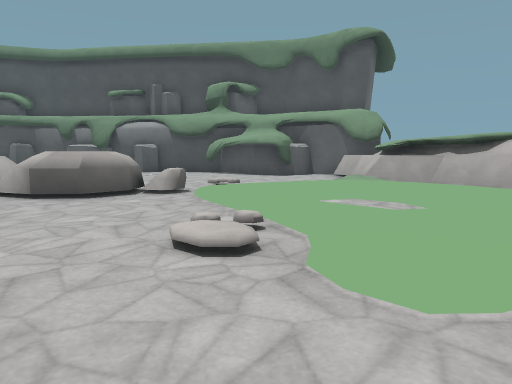
[1] (above)

21 first-person views from a walk through a Godot game level. The camera is 1.4 m above the floor, tilts 6° down and sees 70° across. The floor is counted in squares, 2 m on a side. Each view is taken from the middle of a square. On the plan, view 1 faces up. The plan holds only what a view shows up to about 11 squares ahead; the rest is blank. The place goes on beyond the plan. Characters and animated objects are left out. Some surface patterns are stand-ins.

[2]
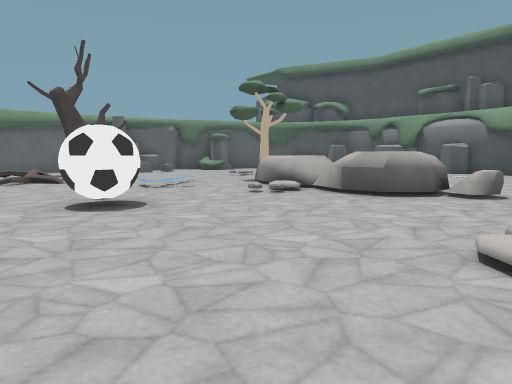

[3]
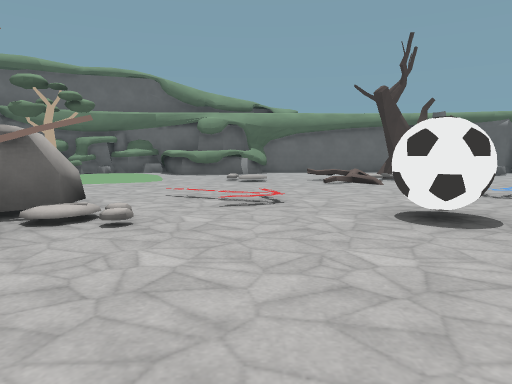

[4]
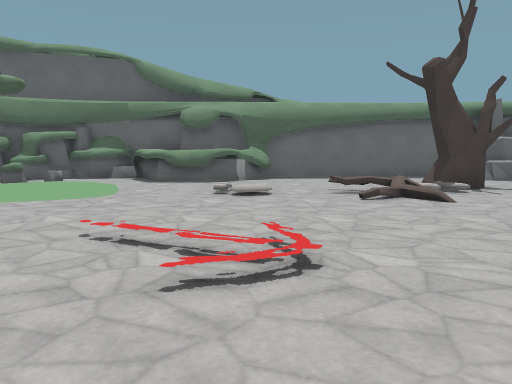

[5]
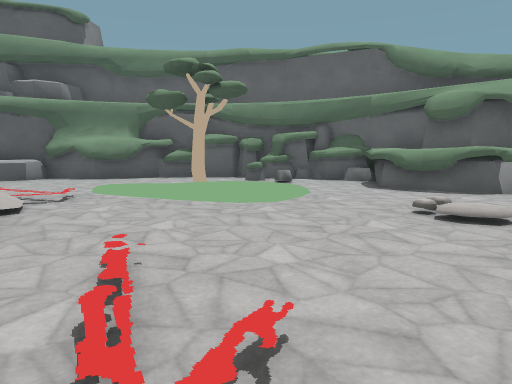

[6]
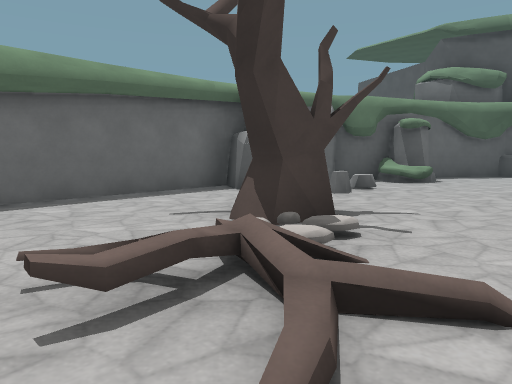

[7]
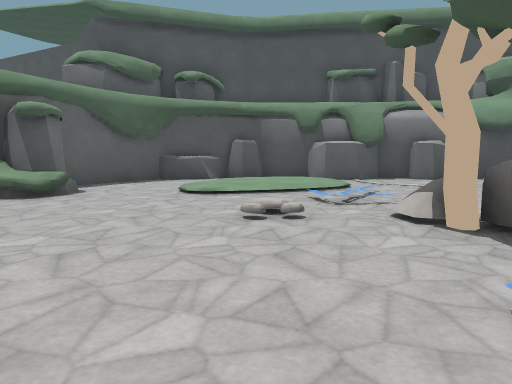

[8]
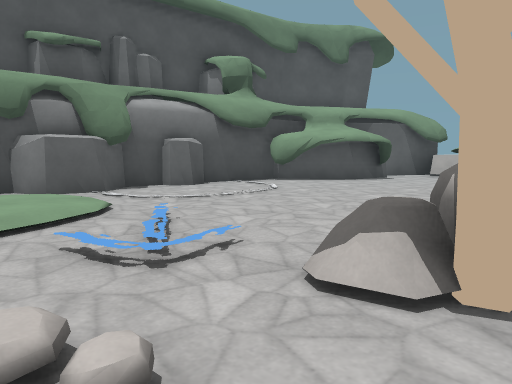

[9]
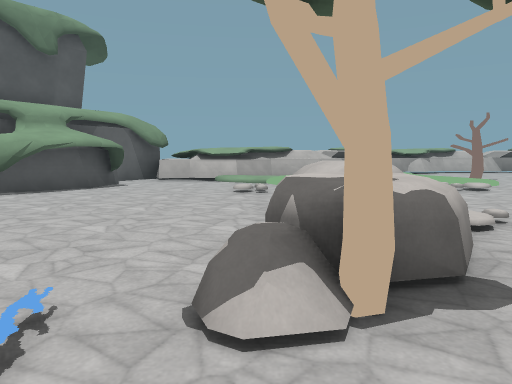

[10]
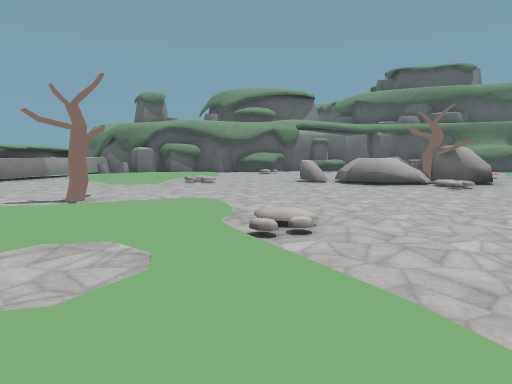

[11]
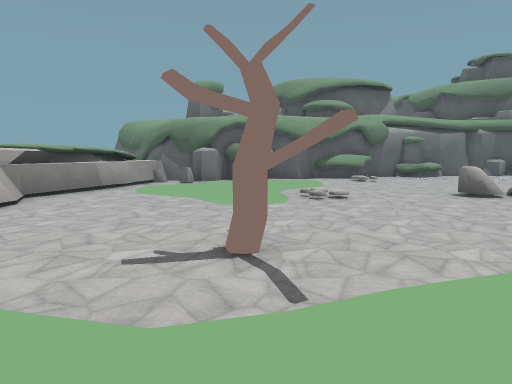

[12]
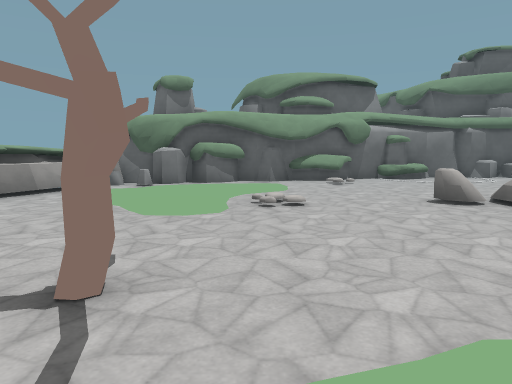

[13]
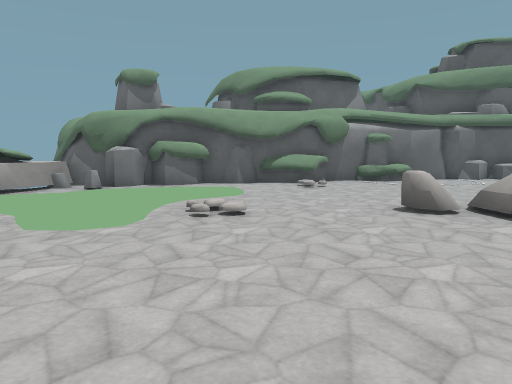

[14]
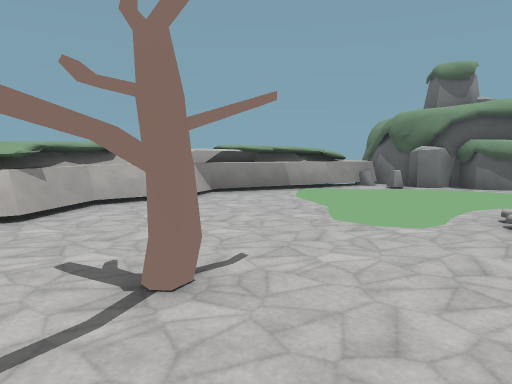

[15]
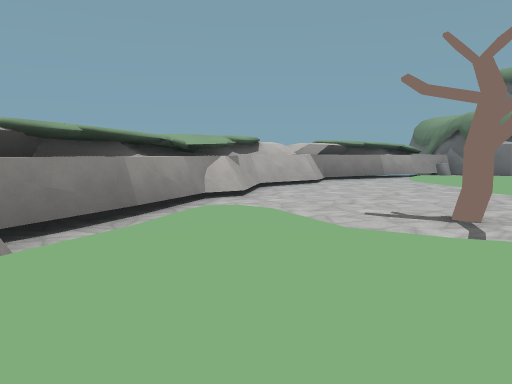

[16]
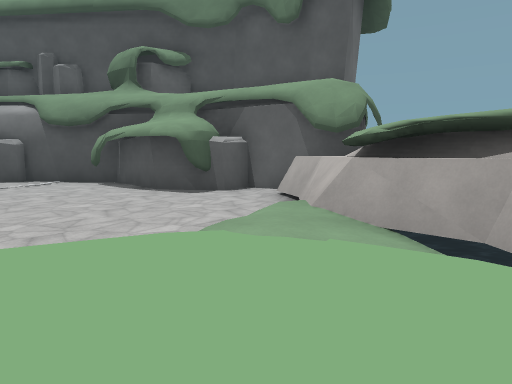

[17]
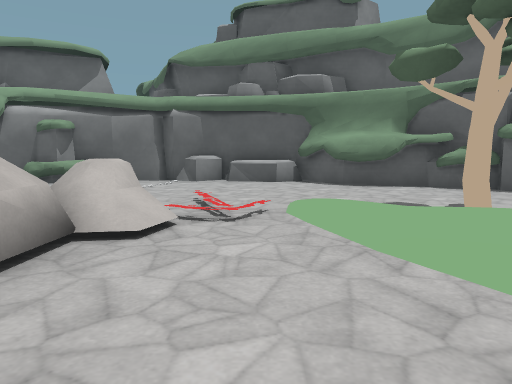

[18]
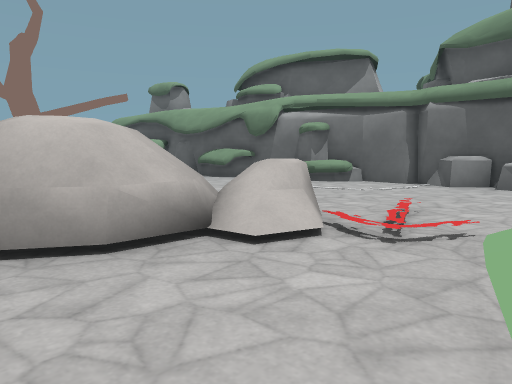

[19]
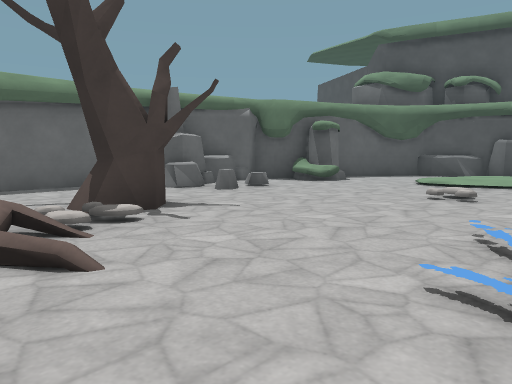

[20]
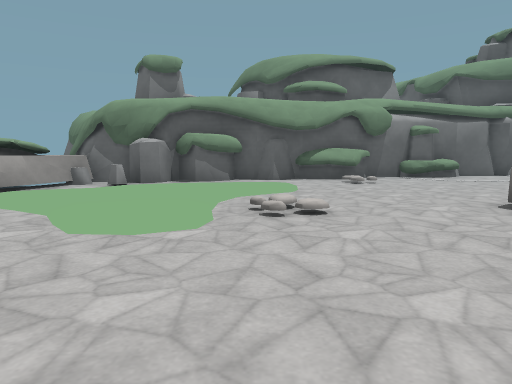

[21]
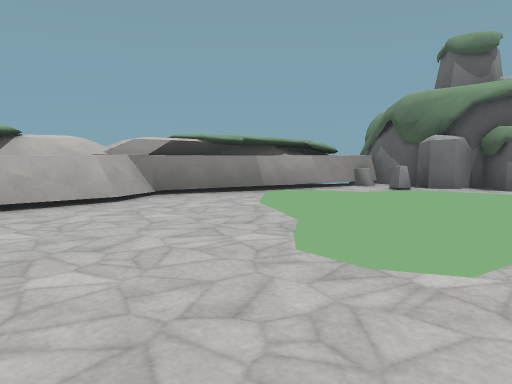

### Floor plan
Key: @ floor where view 1 was taken; # wall or solid block; . main floor; : floor 0.25 m higher than the main floor; + floor 0.5 m higher than the main floor; / step, stairs or slope; = window, fence, low wall or low ledge; ≈ water the walk keeps out of; ^ raised ledge; R rock; T tree; B ball.
Columns run from 15 left of view 1 to 8 right of it. Each row starts with its distance up from view 1.
 15      ######
 14    ##/  ##.####
 13   #.. ///.....####
 12   #../::/......##.#≈
 11   #..::/..........^^
 10  ##...............^
  9 #................/^^
  8 #^=.../.RR......./##
  7 ##=.....TRRRRRR/::/#
  6 ##........RRR.:::::^
  5 #..T...........+////
  4 #..TT..........://:: ^#
  3 #...............+:::/^#
  2 #.........B.....:///..^
  1 #.................T...##
  0 ##.............@......##
 -1 ###....................#
 -2 ###.......R.R.....//...^
 -3 ###./:...RT  /..//://..#
 -4 #.../::./RR /R.../+++.=#
 -5 ##=.T::./R  ...../+: .^#
 -6  #=....... ......//...^#
 -7  #...............  .=.^#
 -8  ##.................##^
 -9   ####........###### ≈#^
-10      #.^...^###       #≈
-11      ######≈

Where each view was taken, in squares from view 1:
view 1: 0 up, 0 right, facing up
view 2: 0 up, 0 right, facing up-left
view 3: 0 up, 1 left, facing left
view 4: 0 up, 4 left, facing left
view 5: 1 up, 6 left, facing down-left
view 6: 1 up, 9 left, facing up-left
view 7: 4 up, 9 left, facing up
view 8: 7 up, 9 left, facing up-right
view 9: 8 up, 9 left, facing right
view 10: 7 up, 0 right, facing down
view 11: 4 up, 3 right, facing down
view 12: 3 up, 2 right, facing down
view 13: 2 up, 1 right, facing down
view 14: 2 up, 1 right, facing down-right
view 15: 5 up, 2 right, facing down-right
view 16: 5 up, 2 right, facing up
view 17: 1 down, 8 left, facing down
view 18: 2 down, 9 left, facing down-right
view 19: 2 up, 7 left, facing up-left
view 20: 1 up, 2 right, facing down
view 21: 0 up, 2 right, facing down-right
